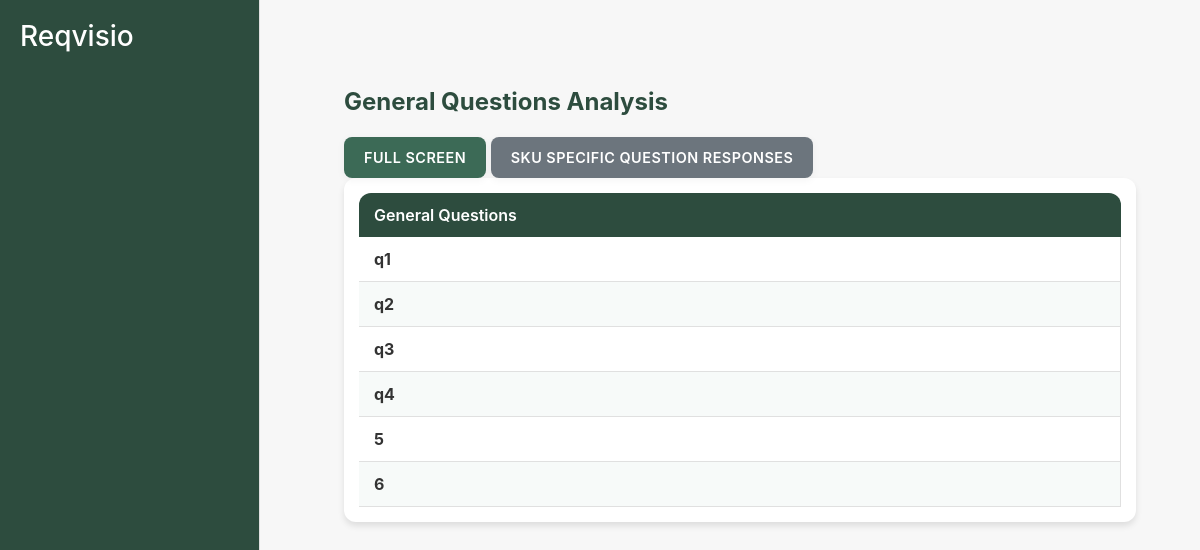
The app's page /procurement01/rfp/282/general_question_table/ with its own data.
### procurement01/models.py (models this page shows, shortened)
class GeneralQuestion(models.Model):
    QUESTION_TYPES = [
        ('text', 'Text'),
        ('Single-select', 'Single-select'),
        ('Multi-select', 'Multi-select'),
        ('File upload', 'File upload')
    ]
    rfp = models.ForeignKey(RFP, related_name='general_questions', on_delete=models.CASCADE)
    question_text = models.CharField(max_length=255)
    question_type = models.CharField(max_length=200, choices=QUESTION_TYPES)
    multiple_choice_options = models.TextField(blank=True, null=True)  # Store options as comma-separated values

### procurement01/views.py (the view, shortened to what this page needs)
# urls.py: path('rfp/<int:rfp_id>/general_question_table/', views.general_question_table_view, name='general_question_table'),
def general_question_table_view(request, rfp_id):
    rfp = get_object_or_404(RFP, id=rfp_id)
    general_questions = GeneralQuestion.objects.filter(rfp=rfp)
    supplier_responses = SupplierResponse.objects.filter(rfp=rfp)
    response_data = {}
    context = {
        "rfp": rfp,
        "general_questions": general_questions,
        "supplier_responses": supplier_responses,
        "response_data": response_data,
        "multi_choice_types": ['Single-select', 'Multi-select'],  # Add this
    }
    print(response_data)
    return render(request, 'procurement01/general_question_table.html', context)

### procurement01/templates/procurement01/general_question_table.html (shortened to what this page needs)
{% extends 'procurement01/layout.html' %}
{% load custom_filters %}
{% load static %}
{% block content %}
<div class="container mt-5">
    <div class="section-header">
        <h2>General Questions Analysis</h2>
    </div>
    <div>
    <button id="toggle-fullscreen-btn" class="btn btn-primary">Full Screen</button>
    <a href="{% url 'sku_specific_question_responses_analysis' rfp.id %}" class="btn btn-secondary">SKU Specific Question Responses</a>
    </div>
    <div id="analysis-fullscreen" class="table-wrapper">
        <div id = "table-freeze" class="table-freeze">
            <table class="styled-table">
                <thead>
                    <tr>
                        <th class="question-header">General Questions</th>
                    </tr>
                </thead>
                <tbody>
                    {% for question in general_questions %}
                    <tr>
                        <td class="question-cell">{{ question.question_text }}</td>
                    </tr>
                    {% endfor %}
                </tbody>
            </table>
        </div>
    </div>
</div>
{% endblock %}

### procurement01/static/style.css (style rules this page uses)
body { font-family: -apple-system, BlinkMacSystemFont, "Segoe UI", Roboto, Helvetica, Arial, sans-serif; background-color: #f7f7f7; color: #333; display: flex; margin: 0; padding: 0; overflow-y: auto; }
h2 { color: #2d4c3e; font-weight: 600; margin-bottom: 20px; }
.table-wrapper { overflow-x: auto; overflow-y: auto; border-radius: 12px; background-color: #ffffff; box-shadow: 0px 4px 6px rgba(0, 0, 0, 0.1); width: 100%; margin-left: auto; margin-right: auto; max-height: calc(100vh - 200px); display: block; box-shadow: 0px 4px 6px rgba(0, 0, 0, 0.1); padding: 15px; white-space: nowrap; }
.btn { font-size: 0.9em; border-radius: 8px; padding: 10px 20px; font-weight: 600; text-transform: uppercase; letter-spacing: 0.5px; border: none; box-shadow: 0px 2px 8px rgba(0, 0, 0, 0.05); transition: background-color 0.3s; }
.btn-primary { background-color: #3c6a56; color: #ffffff; }
.btn-primary { background-color: #3c6a56; border: none; font-weight: 600; text-transform: uppercase; padding: 10px 20px; border-radius: 8px; transition: background-color 0.3s; }
.styled-table { border-collapse: collapse; width: 100%; table-layout: auto; }
.styled-table tbody tr:nth-child(even) { background-color: #f7faf9; }
.styled-table td { border-bottom: 1px solid #e0e0e0; color: #333333; padding: 10px 15px; vertical-align: top; white-space: normal; word-wrap: break-word; }
.styled-table th:first-child { border-top-left-radius: 12px; }
.styled-table th:last-child { border-top-right-radius: 12px; }
.styled-table th { background-color: #2d4c3e; position: sticky; top: 0; z-index: 2; color: #ffffff; font-weight: 600; text-align: left; padding: 10px 15px; border: none; top: 0; z-index: 2; white-space: normal; word-wrap: break-word; overflow-wrap: break-word; }
.table-freeze { border-radius: 0px; background-color: #ffffff; padding: 0px; margin: 0 ; z-index: 2; overflow-y: scroll; overflow-x: auto; max-height: calc(100vh - 220px); box-sizing: border-box; }
.section-header { display: flex; align-items: center; justify-content: space-between; margin-bottom: 20px; }
.section-header h2 { margin: 0; font-size: 1.5rem; font-weight: bold; color: #2d4c3e; }
.question-cell { font-weight: bold; border-right: 1px solid #e0e0e0; padding-right: 10px; }
.btn-primary { background-color: #3c6a56; border-color: #3c6a56; }
.btn-secondary { background-color: #6c757d; border-color: #6c757d; }

### records on screen
GeneralQuestion: question_text "q1"
GeneralQuestion: question_text "q2"
GeneralQuestion: question_text "q3"
GeneralQuestion: question_text "q4"
GeneralQuestion: question_text "5"
GeneralQuestion: question_text "6"
